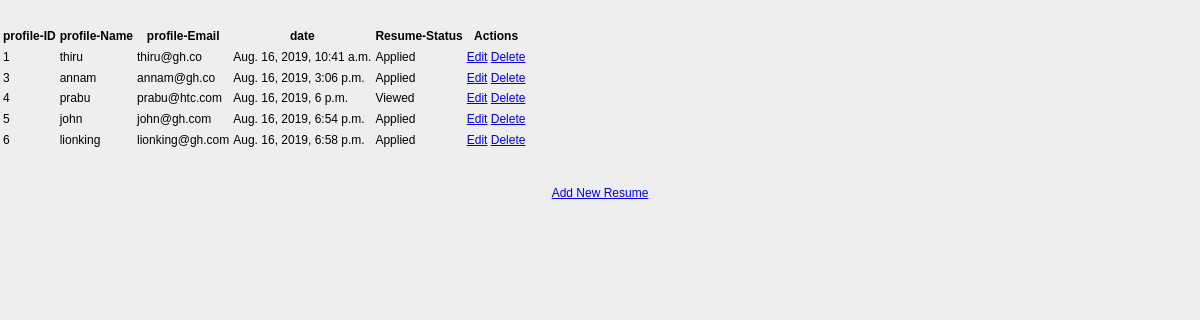
Screenshot of /resumesender/show (signed in) with the database file from the repository.
### resumesender/models.py (models this page shows)
class Resumeprofile(models.Model):
	candidate_name = models.CharField(max_length=200)
	candidate_mail = models.EmailField()
	resume_file = models.FileField(upload_to='documents/%d%m%Y/')
	resume_date = models.DateTimeField(auto_now_add=True)
	RESUME_STATUS = (
		('Applied', 'Applied'),
		('Viewed', 'Viewed'),
		('Accepted', 'Accepted'),
		('Rejected', 'Rejected')
	)
	resume_status = models.CharField(max_length=15, choices=RESUME_STATUS, default='Applied')
	class Meta:
		db_table = "resumeprofile"

### resumesender/views.py (the view)
# urls.py: path('show',views.show),
@login_required
def show(request):
    profiles= Resumeprofile.objects.all()
    return render(request,"show.html",{'profiles':profiles})

### resumesender/templates/show.html (shortened to what this page needs)
    <!DOCTYPE html>
    <html lang="en">
    <head>
         {% load staticfiles %}
        <link rel="stylesheet" href="{% static 'css/style.css' %}"/>
    </head>
    <body>
    <table class="table table-striped table-bordered table-sm">
        <thead class="thead-dark">
        <tr>
            <th>profile-ID</th>
            <th>profile-Name</th>
            <th>profile-Email</th>
            <th>date</th>
			<th>Resume-Status</th>
            <th>Actions</th>
        </tr>
        </thead>
        <tbody>
    {% for profile in profiles %}
        <tr>
            <td>{{ profile.id }}</td>
            <td>{{ profile.candidate_name }}</td>
            <td>{{ profile.candidate_mail }}</td>
            <td>{{ profile.resume_date }}</td>
			<td>{{ profile.resume_status }}</td>
            <td>
                <a href="/resumesender/edit/{{ profile.id }}"><span class="glyphicon glyphicon-pencil" >Edit</span></a>
                <a href="/resumesender/delete/{{ profile.id }}">Delete</a>
            </td>
        </tr>
    {% endfor %}
        </tbody>
    </table>
    <br>
    <br>
    <center><a href="/resumesender/profile" class="btn btn-primary">Add New Resume</a></center>
    </body>
    </html>

### resumesender/static/css/style.css (style rules this page uses)
body { font:12px/1.4 Verdana,Arial; background:#eee; height:100%; margin:25px 0; padding:0 }

### rows the page displays
Resumeprofile: id "1", candidate_name "thiru", candidate_mail "thiru@gh.co", resume_date "Aug. 16, 2019, 10:41 a.m.", resume_status "Applied"
Resumeprofile: id "3", candidate_name "annam", candidate_mail "annam@gh.co", resume_date "Aug. 16, 2019, 3:06 p.m.", resume_status "Applied"
Resumeprofile: id "4", candidate_name "prabu", candidate_mail "prabu@htc.com", resume_date "Aug. 16, 2019, 6 p.m.", resume_status "Viewed"
Resumeprofile: id "5", candidate_name "john", candidate_mail "john@gh.com", resume_date "Aug. 16, 2019, 6:54 p.m.", resume_status "Applied"
Resumeprofile: id "6", candidate_name "lionking", candidate_mail "lionking@gh.com", resume_date "Aug. 16, 2019, 6:58 p.m.", resume_status "Applied"
